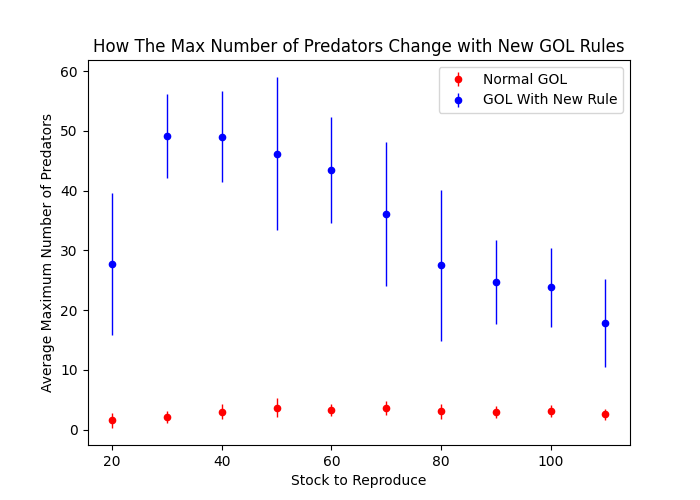

Recreate this plot in Python.
import matplotlib.pyplot as plt
import numpy as np

#file_path = 'GOLQ1.csv'
#file_path = 'GOLQ1Try.csv'
file_path = 'GOLQ1not.csv'
file_path = 'GOLQ3.csv'
with open(file_path, 'r', encoding='utf-8') as file:
    lineData = file.readlines()
   
lines = lineData[1:]    
dataList= []

dataDict = {
    20: [[], 0, 0],
    30: [[], 0, 0],
    40: [[], 0, 0],
    50: [[], 0, 0],
    60: [[], 0, 0],
    70: [[], 0, 0],
    80: [[], 0, 0],
    90: [[], 0, 0],
    100: [[], 0, 0],
    110: [[], 0, 0],
}

dataDict3 = {
    20: [[], 0, 0],
    30: [[], 0, 0],
    40: [[], 0, 0],
    50: [[], 0, 0],
    60: [[], 0, 0],
    70: [[], 0, 0],
    80: [[], 0, 0],
    90: [[], 0, 0],
    100: [[], 0, 0],
    110: [[], 0, 0],
}

for line in lines:
    row = line.strip()
    split = row.split(",")
    for num in range(len(split)):
        split[num] = int(split[num])
    key = int(split[0])
    dataDict[key][0].append(split[1])
    dataDict3[key][0].append(split[2])

print(dataDict)
   
for key in dataDict:
    values1 = dataDict[key][0]
    values3 = dataDict3[key][0]
    dataDict[key][1] = sum(values1) / len(values1)  # Calculate the average
    dataDict3[key][1] = sum(values3) / len(values3)  # Calculate the average
    dataDict[key][2] = np.std(values1) #/ np.sqrt(len(values1))
    dataDict3[key][2] = np.std(values3) #/ np.sqrt(len(values3))
    print(dataDict[key][2])

#fig, (ax1, ax3) = plt.subplots(2, 1, figsize=(5, 7), height_ratios = [2, 2])
plt.figure(figsize=(7, 5))

keys = dataDict.keys()
avgs = [dataDict[key][1] for key in keys]
std_err = [dataDict[key][2] for key in keys]
plt.errorbar(keys, avgs, yerr=std_err, fmt='.', linewidth = 1, markersize = 9, color='red', label='Normal GOL')

avgs = [dataDict3[key][1] for key in keys]
std_err = [dataDict3[key][2] for key in keys]
plt.errorbar(keys, avgs, yerr=std_err, fmt='.', linewidth = 1, markersize = 9, color='blue', label='GOL With New Rule')

#ax3.bar(keys, avgs, width= 4)
#ax3.errorbar(keys, avgs, yerr=std_err, fmt=".", color="r")

plt.title("How The Max Number of Predators Change with New GOL Rules")
plt.ylabel('Average Maximum Number of Predators')
plt.xlabel('Stock to Reproduce')
plt.legend(loc = 'upper right')


plt.show()
